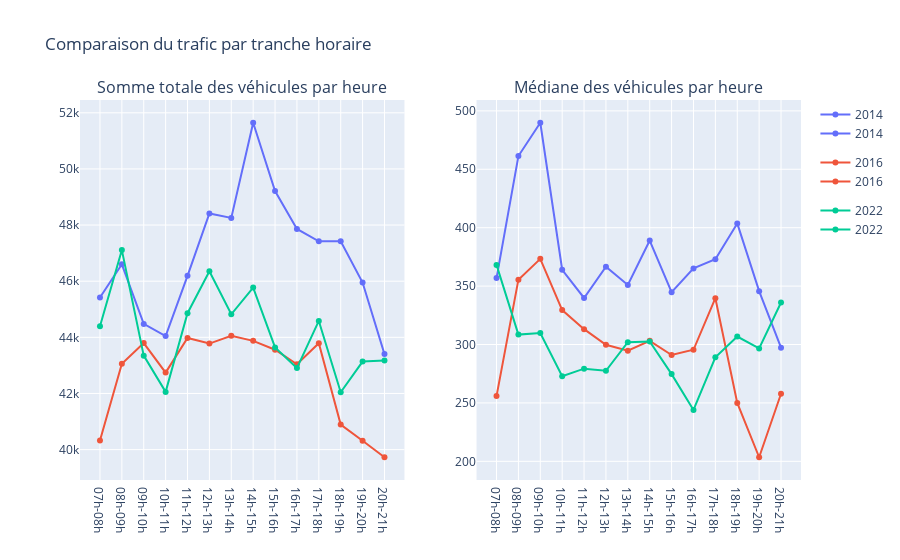

The code cell stored with this chart in its notebook:
### Code cell
# 3.2 Trafic en fonction de l'heure : Comparaison Somme vs Médiane (Plotly)
df_hourly_sum = df.groupby(["heure", "année"])["données"].sum().reset_index()
df_hourly_median = df.groupby(["heure", "année"])["données"].median().reset_index()

fig = make_subplots(rows=1, cols=2, subplot_titles=("Somme totale des véhicules par heure", "Médiane des véhicules par heure"))

# Graphique pour la somme
total_fig = px.line(df_hourly_sum, x="heure", y="données", color="année", markers=True,
                    labels={"données": "Nombre total de véhicules", "heure": "Heure", "année": "Année"})
for trace in total_fig.data:
    fig.add_trace(trace, row=1, col=1)

# Graphique pour la médiane
median_fig = px.line(df_hourly_median, x="heure", y="données", color="année", markers=True,
                      labels={"données": "Nombre médian de véhicules", "heure": "Heure", "année": "Année"})
for trace in median_fig.data:
    fig.add_trace(trace, row=1, col=2)

fig.update_layout(title_text="Comparaison du trafic par tranche horaire", showlegend=True)
fig.show()

### Figure 1 — Plotly figure (JSON) as saved in the notebook; plotly's stock layout.template omitted (floating-point values rounded to 4 significant figures)
{"data": [{"hovertemplate": "Année=2014<br>Heure=%{x}<br>Nombre total de véhicules=%{y}<extra></extra>", "legendgroup": "2014", "line": {"color": "#636efa", "dash": "solid"}, "marker": {"symbol": "circle"}, "mode": "lines+markers", "name": "2014", "orientation": "v", "showlegend": true, "type": "scatter", "x": ["07h-08h", "08h-09h", "09h-10h", "10h-11h", "11h-12h", "12h-13h", "13h-14h", "14h-15h", "15h-16h", "16h-17h", "17h-18h", "18h-19h", "19h-20h", "20h-21h"], "xaxis": "x", "y": [45420.0, 46600.0, 44480.0, 44050.0, 46190.0, 48413, 48250.0, 51650.0, 49210.0, 47860.0, 47420.0, 47420.0, 45952, 43400.0], "yaxis": "y"}, {"hovertemplate": "Année=2016<br>Heure=%{x}<br>Nombre total de véhicules=%{y}<extra></extra>", "legendgroup": "2016", "line": {"color": "#EF553B", "dash": "solid"}, "marker": {"symbol": "circle"}, "mode": "lines+markers", "name": "2016", "orientation": "v", "showlegend": true, "type": "scatter", "x": ["07h-08h", "08h-09h", "09h-10h", "10h-11h", "11h-12h", "12h-13h", "13h-14h", "14h-15h", "15h-16h", "16h-17h", "17h-18h", "18h-19h", "19h-20h", "20h-21h"], "xaxis": "x", "y": [40330.0, 43060.0, 43796, 42740.0, 43980.0, 43780.0, 44050.0, 43870.0, 43558, 43041, 43790.0, 40890.0, 40314, 39730.0], "yaxis": "y"}, {"hovertemplate": "Année=2022<br>Heure=%{x}<br>Nombre total de véhicules=%{y}<extra></extra>", "legendgroup": "2022", "line": {"color": "#00cc96", "dash": "solid"}, "marker": {"symbol": "circle"}, "mode": "lines+markers", "name": "2022", "orientation": "v", "showlegend": true, "type": "scatter", "x": ["07h-08h", "08h-09h", "09h-10h", "10h-11h", "11h-12h", "12h-13h", "13h-14h", "14h-15h", "15h-16h", "16h-17h", "17h-18h", "18h-19h", "19h-20h", "20h-21h"], "xaxis": "x", "y": [44393, 47110.0, 43348, 42056, 44860.0, 46360.0, 44820.0, 45772, 43640.0, 42905, 44580.0, 42040.0, 43140.0, 43178], "yaxis": "y"}, {"hovertemplate": "Année=2014<br>Heure=%{x}<br>Nombre médian de véhicules=%{y}<extra></extra>", "legendgroup": "2014", "line": {"color": "#636efa", "dash": "solid"}, "marker": {"symbol": "circle"}, "mode": "lines+markers", "name": "2014", "orientation": "v", "showlegend": true, "type": "scatter", "x": ["07h-08h", "08h-09h", "09h-10h", "10h-11h", "11h-12h", "12h-13h", "13h-14h", "14h-15h", "15h-16h", "16h-17h", "17h-18h", "18h-19h", "19h-20h", "20h-21h"], "xaxis": "x2", "y": [356.8, 461.3, 489.8, 364, 339.8, 366.7, 351, 389, 344.8, 365.2, 373, 403.7, 345.7, 297.3], "yaxis": "y2"}, {"hovertemplate": "Année=2016<br>Heure=%{x}<br>Nombre médian de véhicules=%{y}<extra></extra>", "legendgroup": "2016", "line": {"color": "#EF553B", "dash": "solid"}, "marker": {"symbol": "circle"}, "mode": "lines+markers", "name": "2016", "orientation": "v", "showlegend": true, "type": "scatter", "x": ["07h-08h", "08h-09h", "09h-10h", "10h-11h", "11h-12h", "12h-13h", "13h-14h", "14h-15h", "15h-16h", "16h-17h", "17h-18h", "18h-19h", "19h-20h", "20h-21h"], "xaxis": "x2", "y": [255.8, 355.5, 373.3, 329.5, 313.2, 299.8, 294.7, 303.2, 291, 295.5, 339.7, 250, 203.5, 257.8], "yaxis": "y2"}, {"hovertemplate": "Année=2022<br>Heure=%{x}<br>Nombre médian de véhicules=%{y}<extra></extra>", "legendgroup": "2022", "line": {"color": "#00cc96", "dash": "solid"}, "marker": {"symbol": "circle"}, "mode": "lines+markers", "name": "2022", "orientation": "v", "showlegend": true, "type": "scatter", "x": ["07h-08h", "08h-09h", "09h-10h", "10h-11h", "11h-12h", "12h-13h", "13h-14h", "14h-15h", "15h-16h", "16h-17h", "17h-18h", "18h-19h", "19h-20h", "20h-21h"], "xaxis": "x2", "y": [368.2, 308.5, 309.8, 272.8, 279.3, 277.5, 302, 302.7, 274.7, 244, 289, 306.8, 296.7, 336], "yaxis": "y2"}], "layout": {"annotations": [{"font": {"size": 16}, "showarrow": false, "text": "Somme totale des véhicules par heure", "x": 0.225, "xanchor": "center", "xref": "paper", "y": 1, "yanchor": "bottom", "yref": "paper"}, {"font": {"size": 16}, "showarrow": false, "text": "Médiane des véhicules par heure", "x": 0.775, "xanchor": "center", "xref": "paper", "y": 1, "yanchor": "bottom", "yref": "paper"}], "showlegend": true, "title": {"text": "Comparaison du trafic par tranche horaire"}, "xaxis": {"anchor": "y", "domain": [0, 0.45]}, "xaxis2": {"anchor": "y2", "domain": [0.55, 1]}, "yaxis": {"anchor": "x", "domain": [0, 1]}, "yaxis2": {"anchor": "x2", "domain": [0, 1]}}}
